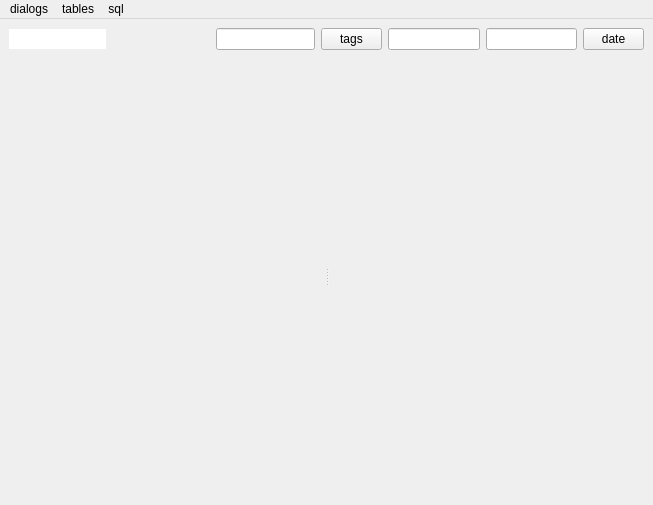
<?xml version="1.0" encoding="UTF-8"?>
<ui version="4.0">
 <class>MainWindow</class>
 <widget class="QMainWindow" name="MainWindow">
  <property name="geometry">
   <rect>
    <x>0</x>
    <y>0</y>
    <width>653</width>
    <height>505</height>
   </rect>
  </property>
  <property name="windowTitle">
   <string>Kokodi</string>
  </property>
  <widget class="QWidget" name="centralwidget">
   <layout class="QGridLayout" name="gridLayout">
    <item row="0" column="0">
     <widget class="QLineEdit" name="line_budget">
      <property name="maximumSize">
       <size>
        <width>120</width>
        <height>16777215</height>
       </size>
      </property>
      <property name="text">
       <string/>
      </property>
      <property name="frame">
       <bool>false</bool>
      </property>
      <property name="readOnly">
       <bool>true</bool>
      </property>
     </widget>
    </item>
    <item row="0" column="3">
     <widget class="QPushButton" name="btn_tags">
      <property name="maximumSize">
       <size>
        <width>61</width>
        <height>16777215</height>
       </size>
      </property>
      <property name="text">
       <string>tags</string>
      </property>
     </widget>
    </item>
    <item row="0" column="2">
     <widget class="QLineEdit" name="line_tags"/>
    </item>
    <item row="0" column="5">
     <widget class="QLineEdit" name="line_date_end">
      <property name="maximumSize">
       <size>
        <width>100</width>
        <height>16777215</height>
       </size>
      </property>
     </widget>
    </item>
    <item row="0" column="1">
     <widget class="QLineEdit" name="line_date">
      <property name="maximumSize">
       <size>
        <width>120</width>
        <height>16777215</height>
       </size>
      </property>
      <property name="styleSheet">
       <string notr="true">background-color: transparent;</string>
      </property>
      <property name="text">
       <string/>
      </property>
      <property name="frame">
       <bool>false</bool>
      </property>
      <property name="readOnly">
       <bool>true</bool>
      </property>
     </widget>
    </item>
    <item row="0" column="4">
     <widget class="QLineEdit" name="line_date_start">
      <property name="maximumSize">
       <size>
        <width>100</width>
        <height>16777215</height>
       </size>
      </property>
     </widget>
    </item>
    <item row="0" column="6">
     <widget class="QPushButton" name="btn_date">
      <property name="maximumSize">
       <size>
        <width>61</width>
        <height>16777215</height>
       </size>
      </property>
      <property name="text">
       <string>date</string>
      </property>
     </widget>
    </item>
    <item row="1" column="0" colspan="7">
     <widget class="QWidget" name="wdg_tables" native="true">
      <layout class="QVBoxLayout" name="verticalLayout_3">
       <item>
        <widget class="QSplitter" name="splitter">
         <property name="orientation">
          <enum>Qt::Horizontal</enum>
         </property>
         <widget class="QWidget" name="wdg_spending" native="true">
          <layout class="QVBoxLayout" name="verticalLayout"/>
         </widget>
         <widget class="QWidget" name="wdg_transfer" native="true">
          <layout class="QVBoxLayout" name="verticalLayout_2"/>
         </widget>
        </widget>
       </item>
      </layout>
     </widget>
    </item>
   </layout>
  </widget>
  <widget class="QMenuBar" name="menubar">
   <property name="geometry">
    <rect>
     <x>0</x>
     <y>0</y>
     <width>653</width>
     <height>21</height>
    </rect>
   </property>
   <widget class="QMenu" name="menudatabase">
    <property name="title">
     <string>dialogs</string>
    </property>
    <addaction name="action_add_spending"/>
    <addaction name="action_add_personal_spending"/>
    <addaction name="action_add_income"/>
    <addaction name="action_add_reward"/>
    <addaction name="action_add_commission"/>
    <addaction name="action_add_staff"/>
    <addaction name="action_add_staff_wallet"/>
    <addaction name="action_set_new_salary"/>
    <addaction name="action_dismiss_staff"/>
    <addaction name="separator"/>
    <addaction name="action_budget"/>
    <addaction name="action_reload_dialogs"/>
   </widget>
   <widget class="QMenu" name="menuedit">
    <property name="title">
     <string>sql</string>
    </property>
    <addaction name="action_commit"/>
    <addaction name="action_load_edit"/>
    <addaction name="separator"/>
    <addaction name="action_find_transfers"/>
    <addaction name="action_create_repeat_spending"/>
    <addaction name="action_delete_transfer_duplicates"/>
    <addaction name="action_auto_close_transactions"/>
    <addaction name="action_auto_distribute_salaries"/>
    <addaction name="separator"/>
    <addaction name="action_report_unpaid_spending"/>
    <addaction name="action_report_user_income"/>
    <addaction name="action_report_unpaid_salaries"/>
    <addaction name="action_monthly_report"/>
    <addaction name="separator"/>
   </widget>
   <widget class="QMenu" name="menutables">
    <property name="title">
     <string>tables</string>
    </property>
    <addaction name="action_spending"/>
    <addaction name="action_regular_spending"/>
    <addaction name="action_onetime_spending"/>
    <addaction name="action_personal_spending"/>
    <addaction name="separator"/>
    <addaction name="action_income"/>
    <addaction name="action_income_type"/>
    <addaction name="action_reward"/>
    <addaction name="separator"/>
    <addaction name="action_promotion_source"/>
    <addaction name="action_promotion_commission"/>
    <addaction name="separator"/>
    <addaction name="action_transfers_all"/>
    <addaction name="action_transfer_wallets"/>
    <addaction name="separator"/>
    <addaction name="action_staff"/>
    <addaction name="action_staff_wallets"/>
    <addaction name="action_department"/>
    <addaction name="action_off_days_percent"/>
    <addaction name="action_date_ranges"/>
    <addaction name="action_tags"/>
    <addaction name="action_salary_history"/>
   </widget>
   <addaction name="menudatabase"/>
   <addaction name="menutables"/>
   <addaction name="menuedit"/>
  </widget>
  <action name="action_commit">
   <property name="text">
    <string>commit</string>
   </property>
   <property name="shortcut">
    <string>Ctrl+C</string>
   </property>
  </action>
  <action name="action_drop">
   <property name="text">
    <string>drop</string>
   </property>
  </action>
  <action name="action_update_formatter">
   <property name="text">
    <string>update formatter</string>
   </property>
  </action>
  <action name="action_budget">
   <property name="text">
    <string>recalculate budget</string>
   </property>
  </action>
  <action name="action_load_edit">
   <property name="text">
    <string>reload</string>
   </property>
   <property name="shortcut">
    <string>Ctrl+R</string>
   </property>
  </action>
  <action name="action_add_spending">
   <property name="text">
    <string>add spending</string>
   </property>
  </action>
  <action name="action_add_income">
   <property name="text">
    <string>add income</string>
   </property>
  </action>
  <action name="action_add_income_type">
   <property name="text">
    <string>add income type</string>
   </property>
  </action>
  <action name="action_reload_dialogs">
   <property name="text">
    <string>reload dialogs</string>
   </property>
  </action>
  <action name="action_auto_reload">
   <property name="checkable">
    <bool>true</bool>
   </property>
   <property name="text">
    <string>auto reload</string>
   </property>
  </action>
  <action name="action_add_staff">
   <property name="text">
    <string>add staff member</string>
   </property>
  </action>
  <action name="action_dismiss_staff">
   <property name="text">
    <string>dismiss staff member</string>
   </property>
  </action>
  <action name="action_spending">
   <property name="text">
    <string>spending</string>
   </property>
  </action>
  <action name="action_regular_spending">
   <property name="text">
    <string>regular spending</string>
   </property>
  </action>
  <action name="action_onetime_spending">
   <property name="text">
    <string>onetime spending</string>
   </property>
  </action>
  <action name="action_personal_spending">
   <property name="text">
    <string>personal spending</string>
   </property>
  </action>
  <action name="action_income">
   <property name="text">
    <string>income</string>
   </property>
  </action>
  <action name="action_income_type">
   <property name="text">
    <string>income type</string>
   </property>
  </action>
  <action name="action_promotion_source">
   <property name="text">
    <string>promotion source</string>
   </property>
  </action>
  <action name="action_promotion_commission">
   <property name="text">
    <string>promotion commission</string>
   </property>
  </action>
  <action name="action_staff">
   <property name="text">
    <string>staff</string>
   </property>
  </action>
  <action name="action_tags">
   <property name="text">
    <string>tags</string>
   </property>
  </action>
  <action name="action_set_new_salary">
   <property name="text">
    <string>set new salary</string>
   </property>
  </action>
  <action name="action_transfers_all">
   <property name="text">
    <string>transfers all</string>
   </property>
  </action>
  <action name="action_transfer_wallets">
   <property name="text">
    <string>transfer wallets</string>
   </property>
  </action>
  <action name="action_find_transfers">
   <property name="text">
    <string>find transfers</string>
   </property>
  </action>
  <action name="action_create_repeat_spending">
   <property name="text">
    <string>create repeat spending</string>
   </property>
  </action>
  <action name="action_add_commission">
   <property name="text">
    <string>add commission</string>
   </property>
  </action>
  <action name="action_transfers">
   <property name="text">
    <string>transfers</string>
   </property>
  </action>
  <action name="action_add_personal_spending">
   <property name="text">
    <string>add personal spending</string>
   </property>
  </action>
  <action name="action_department">
   <property name="text">
    <string>department</string>
   </property>
  </action>
  <action name="action_off_days_percent">
   <property name="text">
    <string>off days percent</string>
   </property>
  </action>
  <action name="action_date_ranges">
   <property name="text">
    <string>date ranges</string>
   </property>
  </action>
  <action name="action_add_reward">
   <property name="text">
    <string>add staff reward</string>
   </property>
  </action>
  <action name="action_reward">
   <property name="text">
    <string>reward</string>
   </property>
  </action>
  <action name="action_staff_wallets">
   <property name="text">
    <string>staff wallets</string>
   </property>
  </action>
  <action name="action_delete_transfer_duplicates">
   <property name="text">
    <string>delete transfer duplicates</string>
   </property>
  </action>
  <action name="action_report_unpaid_spending">
   <property name="text">
    <string>report unpaid spending</string>
   </property>
  </action>
  <action name="action_add_staff_wallet">
   <property name="text">
    <string>add staff wallet</string>
   </property>
  </action>
  <action name="action_report_user_income">
   <property name="text">
    <string>report user income</string>
   </property>
  </action>
  <action name="action_report_unpaid_salaries">
   <property name="text">
    <string>report unpaid salaries</string>
   </property>
  </action>
  <action name="action_auto_close_transactions">
   <property name="text">
    <string>auto close transactions</string>
   </property>
  </action>
  <action name="action_auto_distribute_salaries">
   <property name="text">
    <string>auto distribute salaries</string>
   </property>
  </action>
  <action name="action_monthly_report">
   <property name="text">
    <string>Monthly Report</string>
   </property>
  </action>
  <action name="action_salary_history">
   <property name="checkable">
    <bool>false</bool>
   </property>
   <property name="text">
    <string>salary history</string>
   </property>
  </action>
 </widget>
 <resources/>
 <connections/>
</ui>
